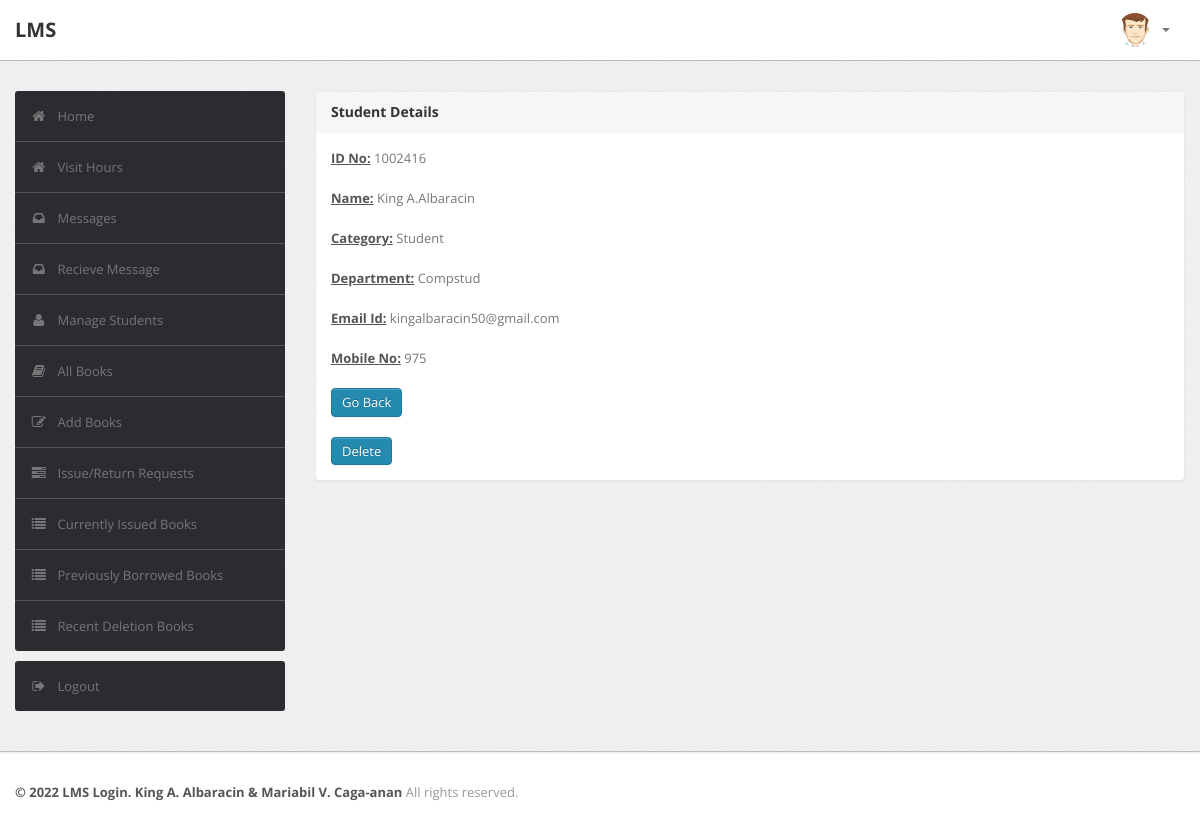
Page /librarian/studentdetails.php?id=1002416 on the earlier database version.
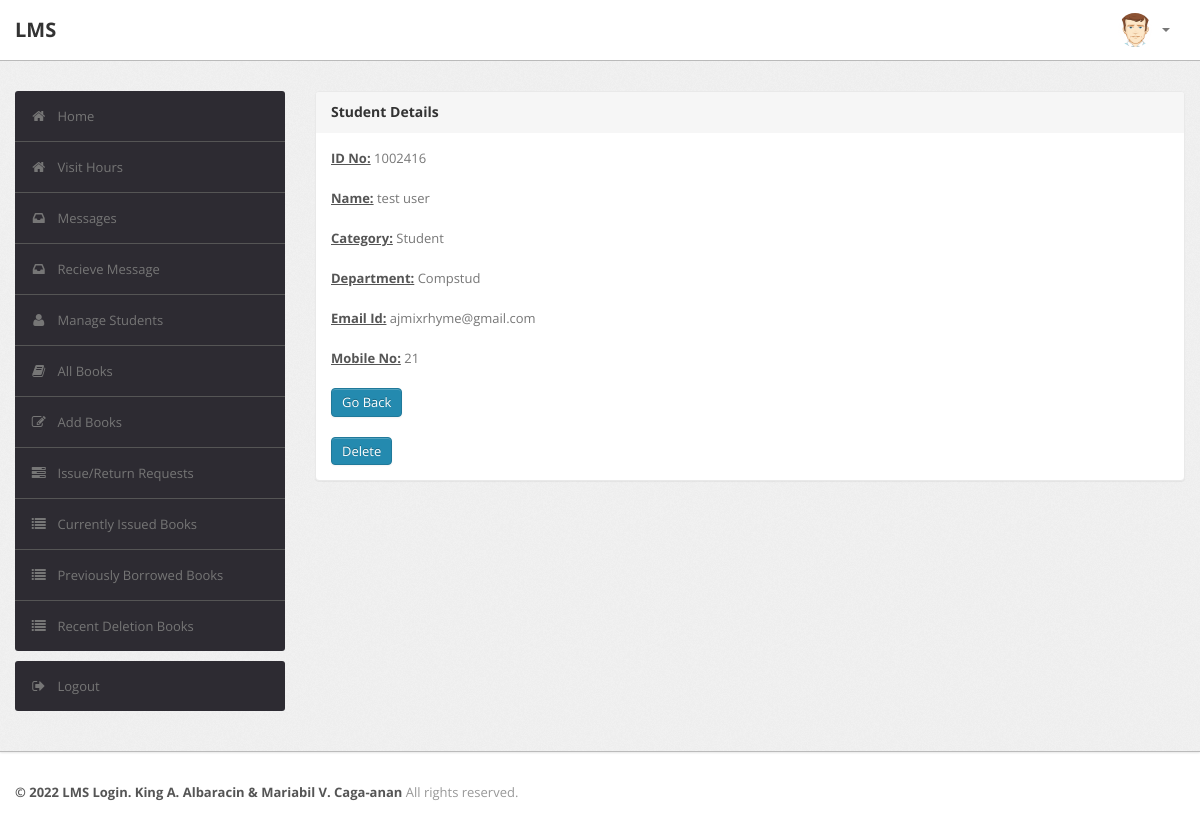
Same page on the later database version.
### tables this page shows
CREATE TABLE `user` (
  `RollNo` varchar(50) NOT NULL,
  `Name` varchar(50) DEFAULT NULL,
  `Type` varchar(50) DEFAULT NULL,
  `Category` varchar(50) DEFAULT NULL,
  `Department` varchar(255) NOT NULL,
  `EmailId` varchar(50) DEFAULT NULL,
  `MobNo` bigint(11) DEFAULT NULL,
  `Password` varchar(50) DEFAULT NULL,
  `Status` varchar(50) DEFAULT NULL,
  `VerificationCode` varchar(255) NOT NULL
);

### librarian/studentdetails.php (the view, shortened to what the changed rows need)
<?php
require('dbconn.php');
?>
<?php
if ($_SESSION['RollNo'] !== 'staff') {
    ?>
<!DOCTYPE html>
<html lang="en">
    <head>
        <link type="text/css" href="bootstrap/css/bootstrap.min.css" rel="stylesheet">
        <link type="text/css" href="bootstrap/css/bootstrap-responsive.min.css" rel="stylesheet">
        <link type="text/css" href="css/theme.css" rel="stylesheet">
        <link type="text/css" href="images/icons/css/font-awesome.css" rel="stylesheet">
    </head>
    <body>
        <div class="navbar navbar-fixed-top">
            <div class="navbar-inner">
                <div class="container">
                        <a class="brand" href="index.php">LMS </a>
                    <div class="nav-collapse collapse navbar-inverse-collapse">
                        <ul class="nav pull-right">
                            <li class="nav-user dropdown"><a href="#" class="dropdown-toggle" data-toggle="dropdown">
                                <img src="images/user.png" class="nav-avatar" />
                                <b class="caret"></b></a>
                            </li>
                        </ul>
                    </div>
                </div>
            </div>
        </div>
        <div class="wrapper">
            <div class="container">
                <div class="row">
                    <div class="span3">
                        <div class="sidebar">
                              <ul class="widget widget-menu unstyled">
                                <li class="active"><a href="index.php"><i class="menu-icon icon-home"></i>Home
                                </a></li>
                                <li class="active"><a href="../qr/index.php"><i class="menu-icon icon-home"></i>Visit Hours
                                </a></li>
                                 <li><a href="message.php"><i class="menu-icon icon-inbox"></i>Messages</a>
                                </li>
                                <li><a href="recieve.php"><i class="menu-icon icon-inbox"></i>Recieve Message</a>
                                </li>
                                <li><a href="student.php"><i class="menu-icon icon-user"></i>Manage Students </a>
                                </li>
                                <li><a href="book.php"><i class="menu-icon icon-book"></i>All Books </a></li>
                                <li><a href="addbook.php"><i class="menu-icon icon-edit"></i>Add Books </a></li>
                                <li><a href="requests.php"><i class="menu-icon icon-tasks"></i>Issue/Return Requests </a></li>
                                <li><a href="current.php"><i class="menu-icon icon-list"></i>Currently Issued Books </a></li>
                                 <li><a href="pre.php"><i class="menu-icon icon-list"></i>Previously Borrowed Books </a></li>
                                <li><a href="history.php"><i class="menu-icon icon-list"></i>Recent Deletion Books </a></li>
                            </ul>
                            <ul class="widget widget-menu unstyled">
                                <li><a href="logout.php"><i class="menu-icon icon-signout"></i>Logout </a></li>
                            </ul>
                        </div>
                    </div>
                    <div class="span9">
                        <div class="content">
                        <div class="module">
                            <div class="module-head">
                                <h3>Student Details</h3>
                            </div>
                            <div class="module-body">
                        <?php
                            $rno=$_GET['id'];
                            $sql="select * from LMS.user where RollNo='$rno'";
                            $result=$conn->query($sql);
                            $row=$result->fetch_assoc();
                                $name=$row['Name'];
                                $category=$row['Category'];
                                 $department=$row['Department'];
                                $email=$row['EmailId'];
                                $mobno=$row['MobNo'];
                                  echo "<b><u>ID No:</u></b> ".$rno."<br><br>";
                                echo "<b><u>Name:</u></b> ".$name."<br><br>";
                                echo "<b><u>Category:</u></b> ".$category."<br><br>";
                                 echo "<b><u>Department:</u></b> ".$department."<br><br>";
                                echo "<b><u>Email Id:</u></b> ".$email."<br><br>";
                                echo "<b><u>Mobile No:</u></b> ".$mobno."<br><br>";
                            ?>
                        <a href="student.php" class="btn btn-primary">Go Back</a>
                        <br>
                        <br>
                        <form action="delstu.php" method="post">
                        <button class="btn btn-primary" name="delete" type="submit" onclick="myFunction()">Delete
                        </button>
                          </form>
                               </div>
                           </div>
                        </div>
                    </div>
                </div>
            </div>
        </div>
<div class="footer">
            <div class="container">
                <b class="copyright">&copy; 2022 LMS Login. King A. Albaracin & Mariabil V. Caga-anan </b>All rights reserved.
            </div>
        </div>
    </body>
</html>
<?php }
else {
    echo "<script type='text/javascript'>alert('Access Denied!!!')</script>";
} ?>

Differences in the rows shown:
changed user "Student": Name "King A.Albaracin" → "test user"; EmailId "kingalbaracin50@gmail.com" → "ajmixrhyme@gmail.com"; MobNo "975" → "21"
